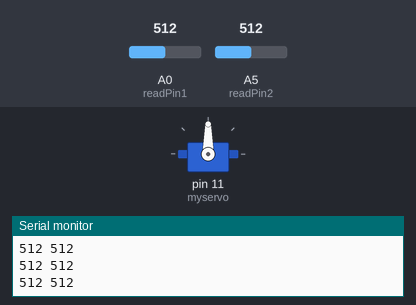
Bench run of a sketch on a simulated Arduino Uno, built with avr-gcc and run on an emulated ATmega328P. Shown: servo, the last lines printed to the serial monitor. The test bench sets the inputs (shaded band); at power-on: A5 (readPin2) = 512, A0 (readPin1) = 512.

Above: at 1.2 s.
1.3 s: A5 (readPin2) set to 544
At 1.48 s:
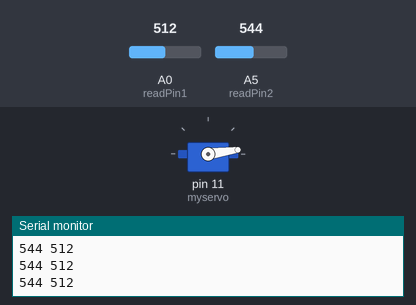
4.3 s: A0 (readPin1) set to 532
At 4.3 s:
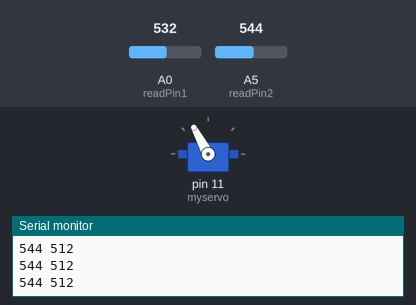
5.8 s: A0 (readPin1) set to 511
At 8.5 s:
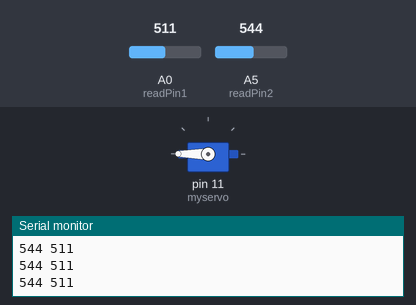
8.8 s: A0 (readPin1) set to 549
11.5 s: A0 (readPin1) set to 581
At 13.24 s:
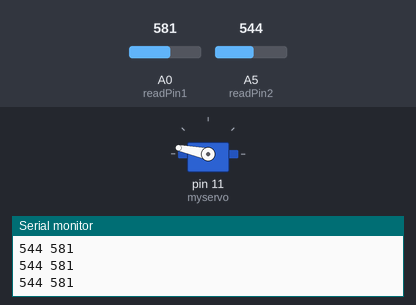
14.5 s: A5 (readPin2) set to 716
Timing chart, 0 to 17.5 s (numbered marks = the images above; inputs shaded):
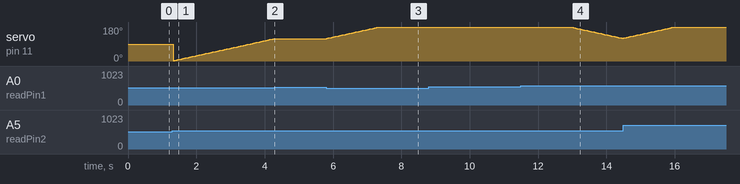

Measured:
- the behaviour switches between 532 and 533 on A5 (readPin2) (found by bisection; images 0 and 1)
- the behaviour switches between 523 and 524 on A0 (readPin1) (found by bisection; images 1 and 2)
- the behaviour switches between 564 and 565 on A0 (readPin1) (found by bisection; images 3 and 4)
- after the input at 4.3 s, servo on pin 11 (myservo): stays 118° (without the input it goes to 120° after 0.01 s)
- after the input at 5.8 s, servo on pin 11 (myservo): moves from 118° to 180° over 1.5 s, starting at once
- after the input at 11.5 s, servo on pin 11 (myservo): moves from 180° to 120° over 1.5 s, starting after 1.5 s

The sketch:

lightFollower.ino
```cpp
#include<Servo.h>

int servoPin = 11;
int writeVal;
int readVal1;
int readVal2;
int readPin1 = A0;    //left sensor
int readPin2 = A5;    //right sensor
int i=0;

Servo myservo;
void setup(){
  Serial.begin(9600);
  pinMode(readPin1, INPUT);
  pinMode(readPin2, INPUT);
  myservo.attach(11);
  Serial.begin(9600);
}

void loop(){
  readVal1 = analogRead(readPin1);
  readVal2 = analogRead(readPin2);
  Serial.print(readVal2);
  Serial.print(" ");
  Serial.println(readVal1);
  if(readVal2+20<readVal1){
    i-=2;
    myservo.write(i);
    delay(50);
  }
  else if(readVal1+20<readVal2){
    i+=2;
    myservo.write(i);
    delay(50);
  }
}
```
